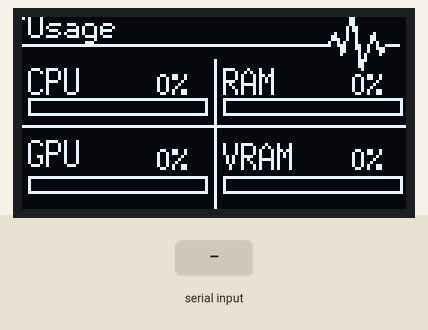
A sketch run on a simulated Arduino Uno, built with avr-gcc and run on an emulated ATmega328P. On the bench: 128×64 one-colour display. The inputs (shaded band) are chosen by the test bench.

Above: at 1.2 s.
1.3 s: "90,45,200,10\n" received over Serial
At 2.49 s:
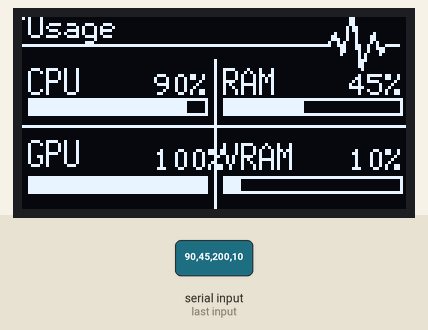
At 4.25 s:
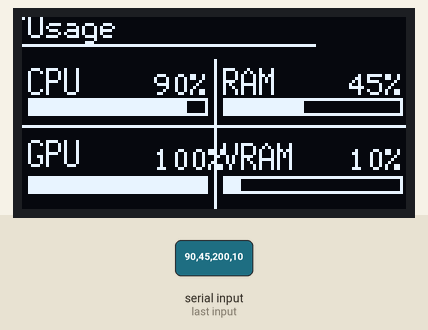

The sketch:

DeckStat.ino
```cpp
#include <Arduino.h>
#include <U8g2lib.h>
#include <stdio.h>
#include "activity_32_32_28f.h"

U8G2_SSD1306_128X64_NONAME_F_HW_I2C u8g2(U8G2_R0, U8X8_PIN_NONE);

int cpuusa = 0;
int ramuse = 0;
int gpuuse = 0;
int vramuse = 0;
String serialLine = "";

void updateAnimations() {
    activity_32_32_28f_frame = millis() / 42 % 28;
}

void drawAnimation_activity_32_32_28f(void) {
    u8g2.setDrawColor(1);
    u8g2.drawXBMP(96, -8, 32, 32, activity_32_32_28f_frames[activity_32_32_28f_frame]);
}

void drawScreen_1(void) {
    u8g2.setFontMode(1);
    u8g2.setBitmapMode(1);
    u8g2.drawLine(0, 0, 0, 0);
    drawAnimation_activity_32_32_28f();
    u8g2.drawLine(0, 9, 97, 9);
    u8g2.setFont(u8g2_font_6x12_tr);
    u8g2.drawStr(2, 7, "Usage");
    u8g2.drawLine(64, 14, 64, 63);
    u8g2.drawLine(0, 36, 128, 36);
    u8g2.setFont(u8g2_font_6x13_tr);
    u8g2.drawStr(2, 26, "CPU");
    u8g2.drawStr(2, 50, "GPU");
    u8g2.drawStr(67, 26, "RAM");
    u8g2.drawStr(67, 51, "VRAM");
    u8g2.drawFrame(2, 27, 60, 6);
    u8g2.drawFrame(2, 53, 60, 6);
    u8g2.drawFrame(67, 27, 60, 6);
    u8g2.drawFrame(67, 53, 60, 6);
    u8g2.setFont(u8g2_font_6x12_tr);
    char buf[8];
    sprintf(buf, "%d%%", cpuusa);
    u8g2.drawStr(44, 26, buf);
    sprintf(buf, "%d%%", ramuse);
    u8g2.drawStr(109, 26, buf);
    sprintf(buf, "%d%%", gpuuse);
    u8g2.drawStr(44, 51, buf);
    sprintf(buf, "%d%%", vramuse);
    u8g2.drawStr(109, 51, buf);
    u8g2.drawBox(3, 28, map(constrain(cpuusa, 0, 100), 0, 100, 0, 58), 4);
    u8g2.drawBox(68, 28, map(constrain(ramuse, 0, 100), 0, 100, 0, 58), 4);
    u8g2.drawBox(3, 54, map(constrain(gpuuse, 0, 100), 0, 100, 0, 58), 4);
    u8g2.drawBox(68, 54, map(constrain(vramuse, 0, 100), 0, 100, 0, 58), 4);
}

void readSerialLine() {
    while (Serial.available() > 0) {
        char incoming = Serial.read();
        if (incoming == '\n') {
            int c, r, g, v;
            if (sscanf(serialLine.c_str(), "%d,%d,%d,%d", &c, &r, &g, &v) == 4) {
                cpuusa = constrain(c, 0, 100);
                ramuse = constrain(r, 0, 100);
                gpuuse = constrain(g, 0, 100);
                vramuse = constrain(v, 0, 100);
            }
            serialLine = "";
        } else if (incoming != '\r' && serialLine.length() < 80) {
            serialLine += incoming;
        }
    }
}

void setup() {
    Serial.begin(115200);
    u8g2.setI2CAddress(0x3C * 2);
    u8g2.begin();
}

void loop() {
    readSerialLine();
    updateAnimations();
    u8g2.firstPage();
    do {
        drawScreen_1();
    } while (u8g2.nextPage());
    delay(30);
}
```

Source omitted: ty_32_32_28f.h (data table, 18352 bytes)
